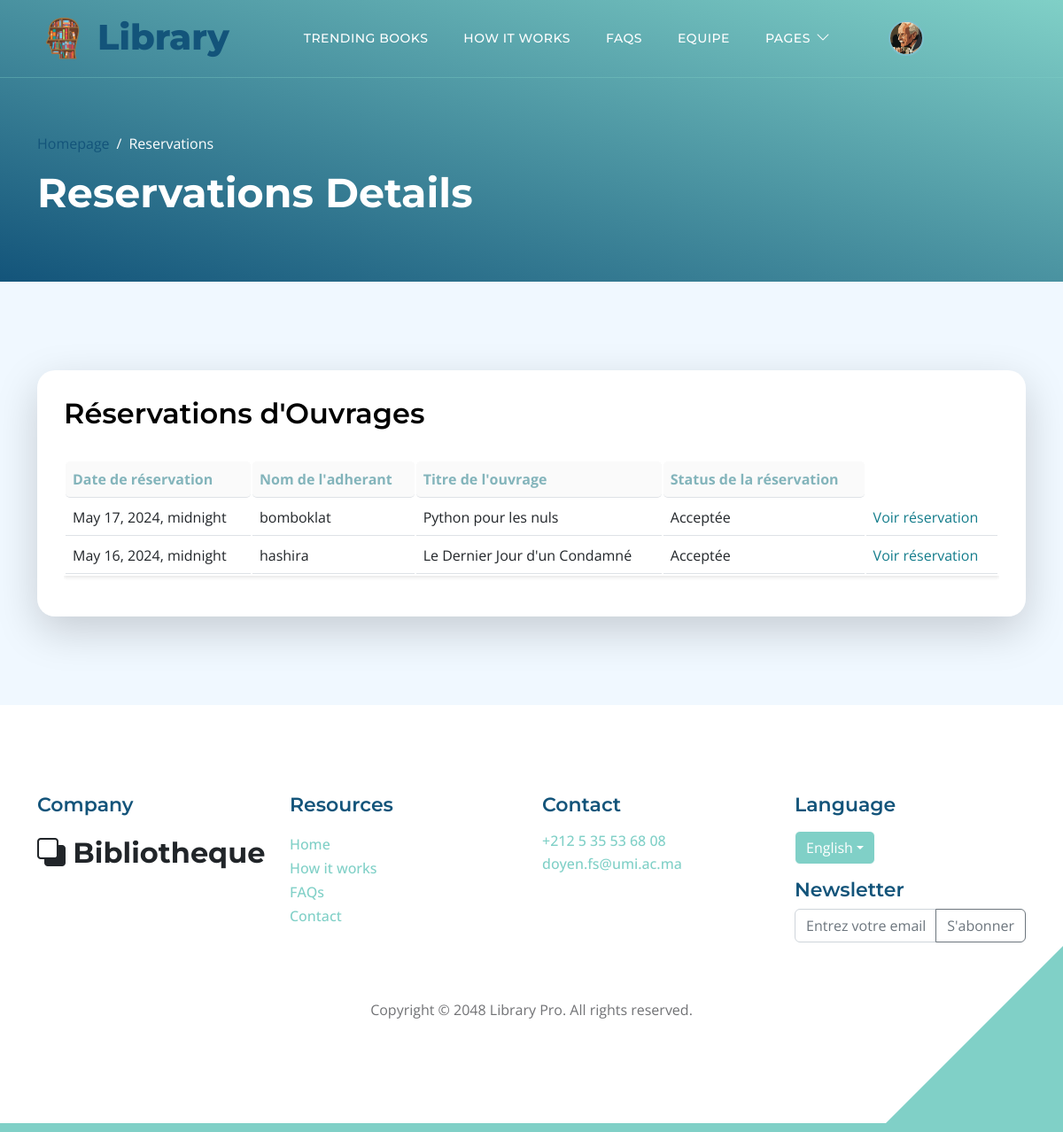
The app's page /list_reservations/ (signed in), older data.
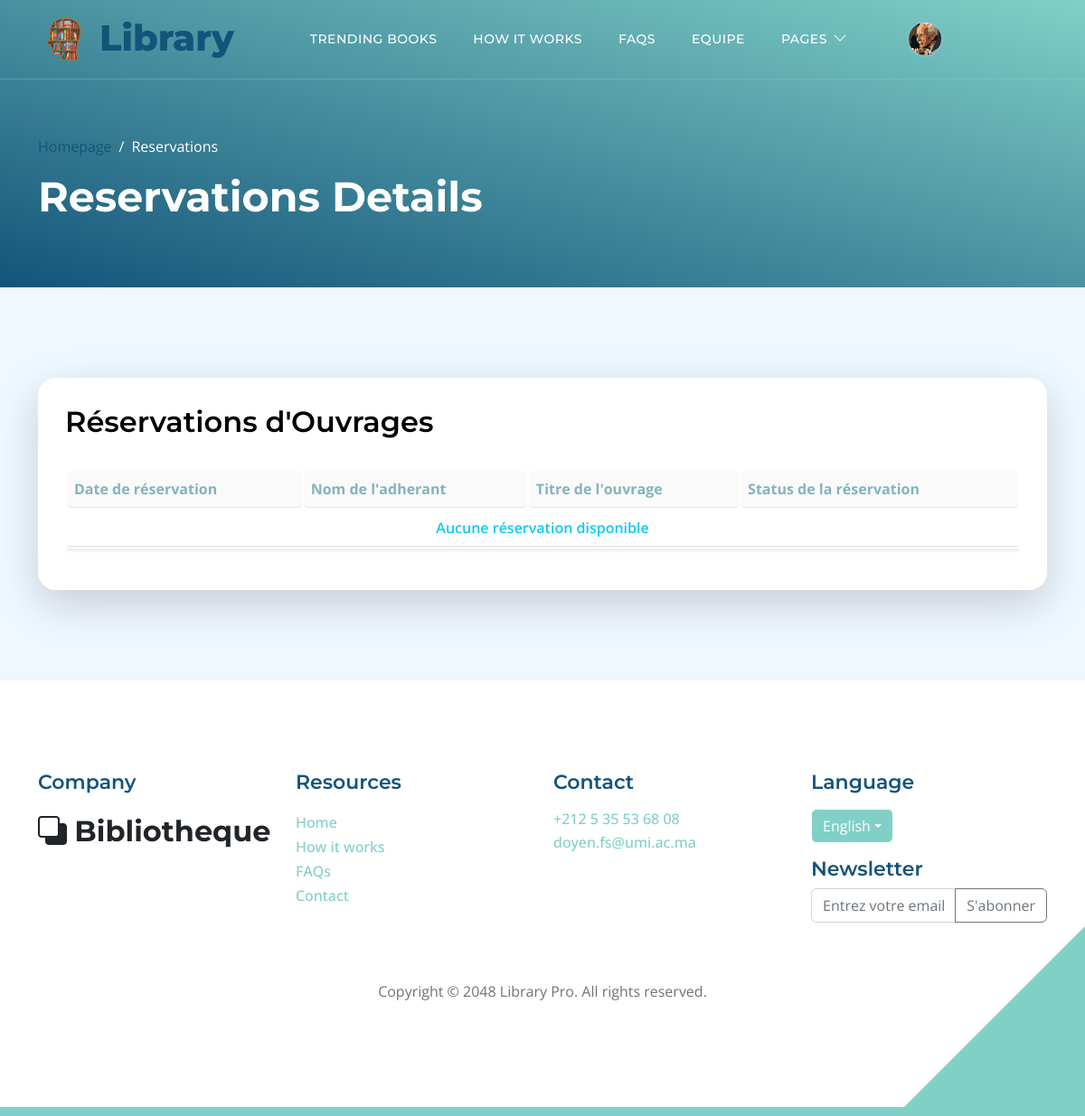
The same page, newer data.
### ouvrages/models.py (models this page shows, shortened)
class Reservation(models.Model):
    id = models.UUIDField(default=uuid.uuid4, unique=True, primary_key=True, editable=False)
    date_demande =  models.DateTimeField(auto_now_add=True)
    date_reservation = models.DateTimeField()
    owner = models.ForeignKey(Profile, on_delete=models.CASCADE, null=True, blank=True)
    ouvrage = models.ForeignKey('Ouvrage', on_delete=models.CASCADE, null=True)  # Lier à Ouvrage
    selected_copy = models.ForeignKey('Exemplaire', on_delete=models.CASCADE, null=True, blank=True)
    STATUT_CHOICES = (
        ('en_attente', 'En attente'),
        ('acceptee', 'Acceptée'),
        ('refusee', 'Refusée'),
    )
    statut = models.CharField(max_length=20, choices=STATUT_CHOICES, default='en_attente')
    date_retour_prevue = models.DateField(null=True, blank=True)

class Ouvrage(models.Model):
    id = models.UUIDField(default=uuid.uuid4, unique=True, primary_key=True, editable=False)
    titre = models.CharField(max_length=200)
    auteurs = models.ManyToManyField('Auteur', blank=True)
    featured_image = models.ImageField(null=True, blank=True, default="default.jpg")
    description = models.TextField(blank=True)
    categories = models.ManyToManyField('Categorie', blank=True)
    recommended = models.BooleanField(default=False, blank=True)
    exemplaires_total = models.IntegerField(default=0, null=True, blank=True)
    vote_total = models.IntegerField(default=0, null=True, blank=True)
    vote_ratio = models.IntegerField(default=0, null=True, blank=True)
    date_achat = models.DateTimeField(auto_now_add=True)
    def __str__(self):
        return self.titre

### adherants/models.py (models this page shows, shortened)
class Profile(models.Model):
    user = models.OneToOneField(User, on_delete=models.CASCADE, null=True, blank=True)
    prenom = models.CharField(max_length=255, blank=True, null=True)
    nom = models.CharField(max_length=255, blank=True, null=True)
    email = models.EmailField(max_length=500, blank=True, null=True)
    username = models.CharField(max_length=200, blank=True, null=True)
    CNI = models.CharField(max_length=200, blank=True, null=True)
    profile_image = models.ImageField(null=True, blank=True, upload_to='profiles/', default="profiles/user-default.png")
    departement = models.CharField(max_length=200, blank=True, null=True)
    filiere = models.CharField(max_length=200, blank=True, null=True)
    CNE = models.CharField(max_length=200, blank=True, null=True)
    semestre = models.CharField(max_length=200, blank=True, null=True)
    sexe = models.CharField(max_length=200, blank=True, null=True)
    phonenumber = models.CharField(max_length=200, blank=True, null=True)
    created = models.DateTimeField(auto_now_add=True)
    id = models.UUIDField(default=uuid.uuid4, unique=True,
                          primary_key=True, editable=False)

### ouvrages/views.py (the view)
# urls.py: path('list_reservations/', views.list_reservations, name='list_reservations'),
def list_reservations(request):
    reservations = Reservation.objects.all()
    return render(request, 'ouvrages/list_reservations.html', {'reservations': reservations})

### ouvrages/templates/ouvrages/list_reservations.html (shortened to what this page needs)
{% extends 'main.html' %}
{% block content %}
{% load static %}
<header class="site-header d-flex flex-column justify-content-center align-items-center">
    <div class="container">
        <div class="row align-items-center">
            <div class="col-lg-12 col-12">
                <nav aria-label="breadcrumb">
                    <ol class="breadcrumb">
                        <li class="breadcrumb-item"><a href="{% url 'ouvrages:index' %}">Homepage</a></li>
                        <li class="breadcrumb-item active" aria-current="page">Reservations</li>
                    </ol>
                </nav>
                <h2 class="text-white">Reservations Details</h2>
            </div>
        </div>
    </div>
</header>
<section class="section-bg section-padding">
    <div class="container">
        <div class="row">
            <div class="col-lg-12 col-12">
                <div class="custom-block bg-white shadow-lg">
                    <div class="d-flex justify-content-between align-items-center mb-4">
                        <h3 class="section-title">Réservations d'Ouvrages</h3>
                    </div>
                    <div class="table-responsive">
                        <table class="table ">
                            <thead >
                                <tr class="th">
                                    <th class="th">Date de réservation</th>
                                    <th class="th">Nom de l'adherant</th>
                                    <th class="th" >Titre de l'ouvrage</th>
                                    <th class="th" >Status de la réservation</th>
                                </tr>
                            </thead>
                            <tbody>
                                {% for reservation in reservations %}
                                <tr>
                                    <td>{{ reservation.date_reservation }}</td>
                                    <td>{{ reservation.owner.username }}</td>
                                    <td>{{ reservation.ouvrage }}</td>
                                    <td>{{ reservation.get_statut_display }}</td>
                                    <td ><a href="{% url 'ouvrages:reservation_detail' reservation.id%}" style="color: #137C8B;">Voir réservation</a></td>
                                </tr>
                                {% empty %}
                                <tr>
                                    <td colspan="5" class="fw-semibold text-center text-info">Aucune réservation disponible</td>
                                </tr>
                                {% endfor %}
                            </tbody>
                        </table>
                    </div>
                </div>
            </div>
        </div>
    </div>
</section>
{% endblock content%}

Row changes from the older to the newer data that the page shows:
removed Reservation: date_reservation "May 17, 2024, midnight", owner.username "bomboklat", ouvrage "Python pour les nuls", statut "Acceptée"
removed Reservation: date_reservation "May 16, 2024, midnight", owner.username "hashira", ouvrage "Le Dernier Jour d'un Condamné", statut "Acceptée"
Text that changed along with them:
text now shown: "Aucune réservation disponible"
